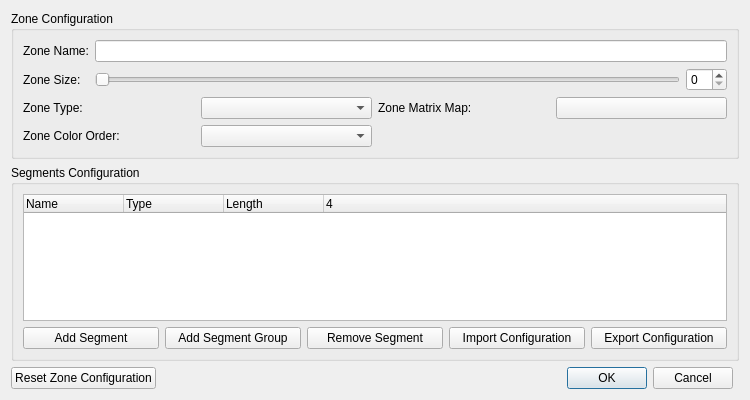
<?xml version="1.0" encoding="UTF-8"?>
<ui version="4.0">
 <class>OpenRGBZoneEditorDialog</class>
 <widget class="QDialog" name="OpenRGBZoneEditorDialog">
  <property name="geometry">
   <rect>
    <x>0</x>
    <y>0</y>
    <width>750</width>
    <height>400</height>
   </rect>
  </property>
  <property name="windowTitle">
   <string>Zone Editor</string>
  </property>
  <layout class="QGridLayout" name="gridLayout" columnstretch="1,0,0">
   <item row="2" column="0" colspan="3">
    <widget class="QGroupBox" name="GroupBoxSegments">
     <property name="title">
      <string>Segments Configuration</string>
     </property>
     <layout class="QGridLayout" name="gridLayout_2">
      <item row="1" column="2">
       <widget class="QPushButton" name="RemoveSegmentButton">
        <property name="text">
         <string>Remove Segment</string>
        </property>
       </widget>
      </item>
      <item row="1" column="4">
       <widget class="QPushButton" name="ExportConfigurationButton">
        <property name="text">
         <string>Export Configuration</string>
        </property>
       </widget>
      </item>
      <item row="1" column="0">
       <widget class="QPushButton" name="AddSegmentButton">
        <property name="text">
         <string>Add Segment</string>
        </property>
       </widget>
      </item>
      <item row="0" column="0" colspan="5">
       <widget class="QTreeWidget" name="SegmentsTreeWidget">
        <property name="itemsExpandable">
         <bool>false</bool>
        </property>
        <property name="columnCount">
         <number>4</number>
        </property>
        <attribute name="headerStretchLastSection">
         <bool>true</bool>
        </attribute>
        <column>
         <property name="text">
          <string notr="true">Name</string>
         </property>
        </column>
        <column>
         <property name="text">
          <string>Type</string>
         </property>
        </column>
        <column>
         <property name="text">
          <string>Length</string>
         </property>
        </column>
        <column>
         <property name="text">
          <string/>
         </property>
        </column>
       </widget>
      </item>
      <item row="1" column="3">
       <widget class="QPushButton" name="ImportConfigurationButton">
        <property name="text">
         <string>Import Configuration</string>
        </property>
       </widget>
      </item>
      <item row="1" column="1">
       <widget class="QPushButton" name="AddSegmentGroupButton">
        <property name="text">
         <string>Add Segment Group</string>
        </property>
       </widget>
      </item>
     </layout>
    </widget>
   </item>
   <item row="0" column="0" colspan="3">
    <widget class="QGroupBox" name="GroupBoxZoneConfiguration">
     <property name="title">
      <string>Zone Configuration</string>
     </property>
     <layout class="QGridLayout" name="gridLayout_3">
      <item row="3" column="0" colspan="3">
       <layout class="QGridLayout" name="GroupBoxZoneSettings">
        <item row="0" column="1">
         <widget class="QComboBox" name="ComboBoxZoneType"/>
        </item>
        <item row="1" column="1">
         <widget class="QComboBox" name="ComboBoxZoneColorOrder"/>
        </item>
        <item row="0" column="0">
         <widget class="QLabel" name="LabelZoneType">
          <property name="text">
           <string>Zone Type:</string>
          </property>
         </widget>
        </item>
        <item row="0" column="2">
         <widget class="QLabel" name="LabelZoneMatrixMap">
          <property name="text">
           <string>Zone Matrix Map:</string>
          </property>
         </widget>
        </item>
        <item row="1" column="0">
         <widget class="QLabel" name="LabelZoneColorOrder">
          <property name="text">
           <string>Zone Color Order:</string>
          </property>
         </widget>
        </item>
        <item row="0" column="3">
         <widget class="QPushButton" name="ButtonZoneMatrixMap">
          <property name="text">
           <string/>
          </property>
         </widget>
        </item>
       </layout>
      </item>
      <item row="0" column="0">
       <widget class="QLabel" name="LabelZoneName">
        <property name="text">
         <string>Zone Name:</string>
        </property>
       </widget>
      </item>
      <item row="1" column="0">
       <widget class="QLabel" name="LabelZoneSize">
        <property name="text">
         <string>Zone Size:</string>
        </property>
       </widget>
      </item>
      <item row="1" column="2">
       <widget class="QSpinBox" name="SpinBoxZoneSize">
        <property name="sizePolicy">
         <sizepolicy hsizetype="Minimum" vsizetype="Fixed">
          <horstretch>0</horstretch>
          <verstretch>0</verstretch>
         </sizepolicy>
        </property>
       </widget>
      </item>
      <item row="1" column="1">
       <widget class="QTooltipedSlider" name="SliderZoneSize">
        <property name="sizePolicy">
         <sizepolicy hsizetype="Expanding" vsizetype="Fixed">
          <horstretch>0</horstretch>
          <verstretch>0</verstretch>
         </sizepolicy>
        </property>
        <property name="orientation">
         <enum>Qt::Orientation::Horizontal</enum>
        </property>
       </widget>
      </item>
      <item row="0" column="1" colspan="2">
       <widget class="QLineEdit" name="LineEditZoneName"/>
      </item>
     </layout>
    </widget>
   </item>
   <item row="4" column="0" colspan="2">
    <layout class="QHBoxLayout" name="HorizontalLayoutButtonBox">
     <item>
      <widget class="QPushButton" name="ButtonResetZoneConfiguration">
       <property name="text">
        <string>Reset Zone Configuration</string>
       </property>
      </widget>
     </item>
     <item>
      <widget class="QDialogButtonBox" name="ButtonBox">
       <property name="sizePolicy">
        <sizepolicy hsizetype="Preferred" vsizetype="Fixed">
         <horstretch>0</horstretch>
         <verstretch>0</verstretch>
        </sizepolicy>
       </property>
       <property name="orientation">
        <enum>Qt::Orientation::Horizontal</enum>
       </property>
       <property name="standardButtons">
        <set>QDialogButtonBox::StandardButton::Cancel|QDialogButtonBox::StandardButton::Ok</set>
       </property>
      </widget>
     </item>
    </layout>
   </item>
  </layout>
 </widget>
 <customwidgets>
  <customwidget>
   <class>QTooltipedSlider</class>
   <extends>QSlider</extends>
   <header location="global">QTooltipedSlider.h</header>
  </customwidget>
 </customwidgets>
 <resources/>
 <connections>
  <connection>
   <sender>ButtonBox</sender>
   <signal>accepted()</signal>
   <receiver>OpenRGBZoneEditorDialog</receiver>
   <slot>accept()</slot>
   <hints>
    <hint type="sourcelabel">
     <x>248</x>
     <y>254</y>
    </hint>
    <hint type="destinationlabel">
     <x>157</x>
     <y>274</y>
    </hint>
   </hints>
  </connection>
  <connection>
   <sender>ButtonBox</sender>
   <signal>rejected()</signal>
   <receiver>OpenRGBZoneEditorDialog</receiver>
   <slot>reject()</slot>
   <hints>
    <hint type="sourcelabel">
     <x>316</x>
     <y>260</y>
    </hint>
    <hint type="destinationlabel">
     <x>286</x>
     <y>274</y>
    </hint>
   </hints>
  </connection>
 </connections>
</ui>
